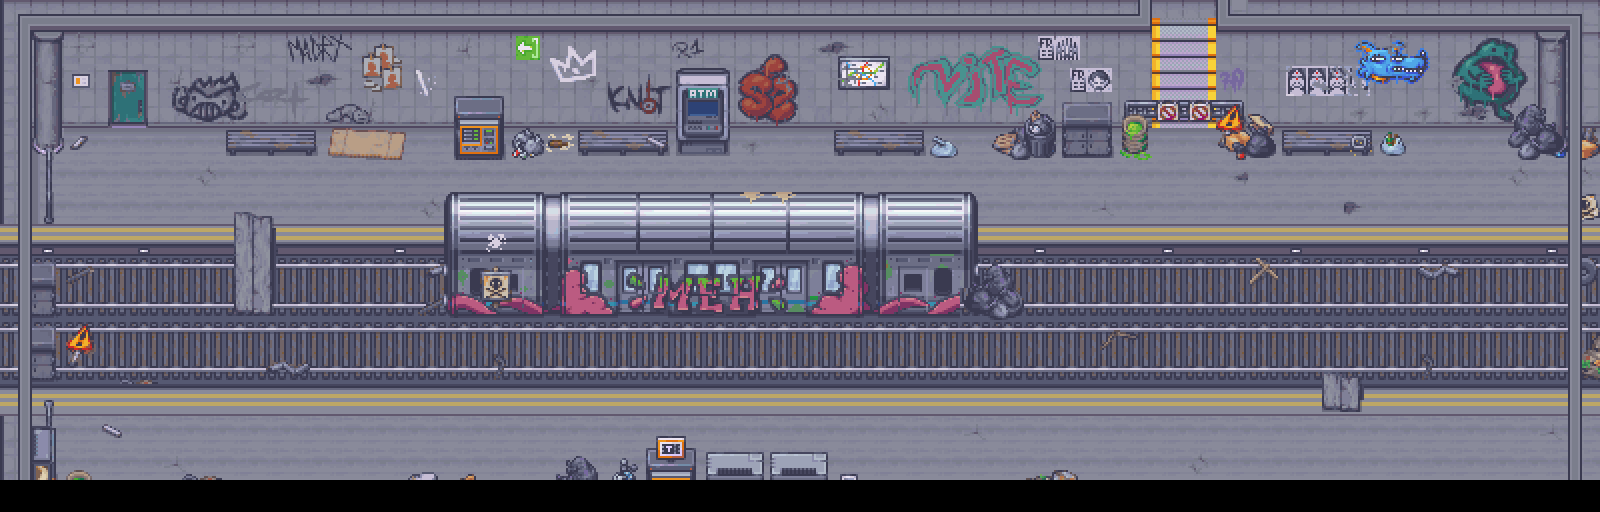

A level layout from a 2D game, rendered from its tile map. Below: a short description, then the map file with tile-grid data replaced by summaries:
An orthogonal 50x16 tile map with 32x32 px tiles, 7 tile layers (Floor, Floor2, Floor3, Walls, ...), 3 hidden layers not drawn, 2 tilesets.

<map version="1.10" tiledversion="1.11.2" orientation="orthogonal" renderorder="right-down" width="50" height="16" tilewidth="32" tileheight="32" infinite="0" nextlayerid="12" nextobjectid="1">
 <editorsettings>
  <export target="Level1.csv" format="csv" />
 </editorsettings>
 <tileset firstgid="1" source="../../tilesets/tsx/20_Subway_and_Train_Station_32x32.tsx" />
 <tileset firstgid="5921" source="../../tilesets/tsx/3_City_Props_32x32.tsx" />
 <layer id="3" name="Floor" width="50" height="16">
  <data>[800 cells, 550 non-empty, 10 distinct tile ids]</data>
 </layer>
 <layer id="2" name="Floor2" width="50" height="16">
  <data>[800 cells, 92 non-empty, 73 distinct tile ids]</data>
 </layer>
 <layer id="7" name="Floor3" width="50" height="16">
  <data>[800 cells, 58 non-empty, 56 distinct tile ids]</data>
 </layer>
 <layer id="1" name="Walls" width="50" height="16">
  <data>[800 cells, 270 non-empty, 67 distinct tile ids]</data>
 </layer>
 <layer id="4" name="Decoration" width="50" height="16">
  <data>[800 cells, 44 non-empty, 35 distinct tile ids]</data>
 </layer>
 <layer id="5" name="Grafiti1" width="50" height="16">
  <data>[800 cells, 157 non-empty, 85 distinct tile ids]</data>
 </layer>
 <layer id="6" name="Grafiti #2" width="50" height="16">
  <data>[800 cells, 64 non-empty, 48 distinct tile ids]</data>
 </layer>
 <layer id="10" name="Up level" width="50" height="16" visible="0">
  <data>[800 cells, 2 non-empty, 1 distinct tile ids]</data>
 </layer>
 <layer id="11" name="Down level" width="50" height="16" visible="0">
  <data>[800 cells, 2 non-empty, 1 distinct tile ids]</data>
 </layer>
 <layer id="8" name="Collisions" width="50" height="16" visible="0">
  <data>[800 cells, 431 non-empty, 1 distinct tile ids]</data>
 </layer>
</map>
